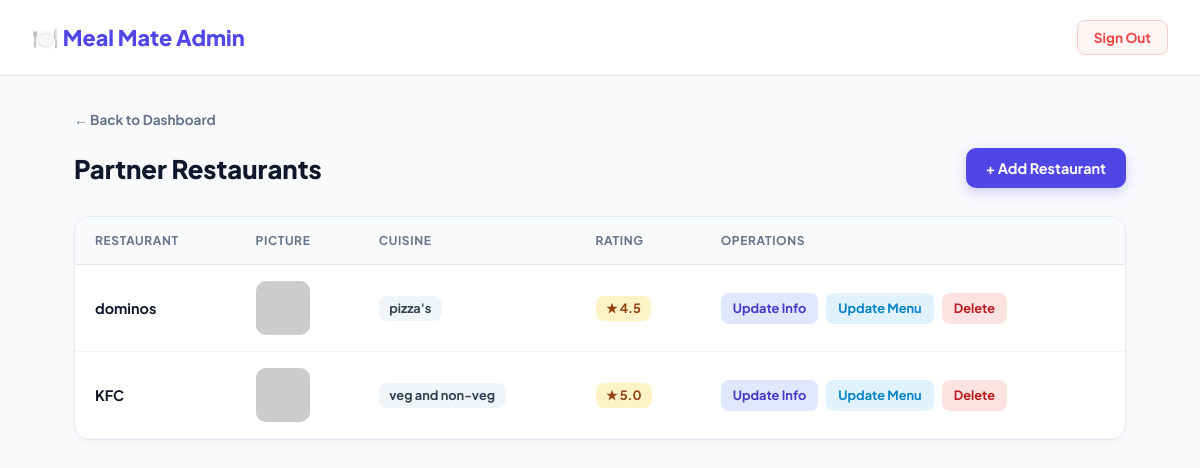
The app's page /open_show_restaurant with its own data.
### delivery/models.py (models this page shows, shortened)
class Restaurant(models.Model):
    name = models.CharField(max_length=100, unique=True)
    picture = models.URLField(
        max_length=500,
        default='https://cdn-icons-png.flaticon.com/256/6643/6643359.png',
    )
    cuisine = models.CharField(max_length=200)
    rating = models.FloatField()

### delivery/views.py (the view)
# urls.py: path('open_show_restaurant', views.open_show_restaurant, name='open_show_restaurant'),
def open_show_restaurant(request):
    restaurantList = Restaurant.objects.all()
    return render(
        request,
        'delivery/show_restaurants.html',
        {'restaurantList': restaurantList},
    )

### delivery/templates/delivery/show_restaurants.html (shortened to what this page needs)
<!DOCTYPE html>
<html lang="en">
<head>
</head>
<body>
    <header class="navbar">
        <a href="{% url 'admin_home' %}" class="logo">🍽️ Meal Mate Admin</a>
        <div class="nav-links">
            <a href="{% url 'index' %}" class="btn-signout">Sign Out</a>
        </div>
    </header>
    <main class="container">
        <a href="{% url 'admin_home' %}" class="back-link">← Back to Dashboard</a>
        <div class="top-bar">
            <h2>Partner Restaurants</h2>
            <a href="{% url 'open_add_restaurant' %}" class="btn-add">+ Add Restaurant</a>
        </div>
        <div class="table-card">
            <table>
                <thead>
                    <tr>
                        <th>Restaurant</th>
                        <th>Picture</th>
                        <th>Cuisine</th>
                        <th>Rating</th>
                        <th>Operations</th>
                    </tr>
                </thead>
                <tbody>
                    {% for r in restaurantList %}
                    <tr>
                        <td><strong>{{ r.name }}</strong></td>
                        <td>
                            <img src="{{ r.picture }}" alt="{{ r.name }}" class="img-thumb" onerror="this.src='https://placehold.co/100x100?text=Food'">
                        </td>
                        <td><span class="badge badge-cuisine">{{ r.cuisine }}</span></td>
                        <td><span class="badge badge-rating">★ {{ r.rating }}</span></td>
                        <td>
                            <div class="action-links">
                                <a href="{% url 'open_update_restaurant' r.id %}" class="link-edit">Update Info</a>
                                <a href="{% url 'open_update_menu' r.id %}" class="link-menu">Update Menu</a>
                                <a href="{% url 'delete_restaurant' r.id %}" class="link-delete" onclick="return confirm('Are you sure you want to delete this restaurant?')">Delete</a>
                            </div>
                        </td>
                    </tr>
                    {% empty %}
                    <tr>
                        <td colspan="5" style="text-align: center; color: #94a3b8; padding: 3rem;">No restaurants found. Add your first partner above!</td>
                    </tr>
                    {% endfor %}
                </tbody>
            </table>
        </div>
    </main>
</body>
</html>

### delivery/templates/delivery/show_restaurants.html (style rules this page uses)
* { box-sizing: border-box; margin: 0; padding: 0; font-family: 'Plus Jakarta Sans', sans-serif; }
body { background: #f8fafc; color: #0f172a; min-height: 100vh; }
.navbar { background: #ffffff; border-bottom: 1px solid #e2e8f0; padding: 1.25rem 2rem; display: flex; align-items: center; justify-content: space-between; }
.logo { font-size: 1.35rem; font-weight: 800; color: #4f46e5; text-decoration: none; }
.nav-links { display: flex; align-items: center; gap: 1rem; }
.btn-signout { padding: 0.5rem 1rem; border-radius: 8px; font-size: 0.85rem; font-weight: 700; color: #ef4444; border: 1px solid #fecaca; background: #fff5f5; text-decoration: none; transition: 0.2s; }
.container { max-width: 1100px; margin: 2rem auto; padding: 0 1.5rem; }
.back-link { display: inline-flex; align-items: center; gap: 0.35rem; font-size: 0.85rem; font-weight: 700; color: #64748b; text-decoration: none; margin-bottom: 1.25rem; }
.top-bar { display: flex; align-items: center; justify-content: space-between; margin-bottom: 1.75rem; }
h2 { font-size: 1.6rem; font-weight: 800; color: #0f172a; }
.btn-add { background: #4f46e5; color: #fff; text-decoration: none; padding: 0.7rem 1.25rem; border-radius: 10px; font-size: 0.9rem; font-weight: 700; box-shadow: 0 4px 12px rgba(79,70,229,0.25); transition: 0.2s; }
.table-card { background: #ffffff; border: 1px solid #e2e8f0; border-radius: 16px; overflow: hidden; box-shadow: 0 4px 6px -1px rgba(0,0,0,0.03); }
table { width: 100%; border-collapse: collapse; text-align: left; font-size: 0.9rem; }
th { background: #f8fafc; color: #64748b; font-weight: 700; text-transform: uppercase; font-size: 0.75rem; letter-spacing: 0.05em; padding: 1rem 1.25rem; border-bottom: 1px solid #e2e8f0; }
td { padding: 1rem 1.25rem; border-bottom: 1px solid #f1f5f9; vertical-align: middle; }
.img-thumb { width: 54px; height: 54px; object-fit: cover; border-radius: 10px; background: #e2e8f0; display: block; }
.badge { display: inline-block; padding: 0.3rem 0.65rem; border-radius: 8px; font-size: 0.8rem; font-weight: 700; }
.badge-cuisine { background: #f1f5f9; color: #334155; }
.badge-rating { background: #fef3c7; color: #92400e; }
.action-links { display: flex; gap: 0.5rem; align-items: center; }
.action-links a { text-decoration: none; font-size: 0.8rem; font-weight: 700; padding: 0.45rem 0.75rem; border-radius: 8px; transition: all 0.2s; }
.link-edit { color: #4338ca; background: #e0e7ff; }
.link-menu { color: #0284c7; background: #e0f2fe; }
.link-delete { color: #b91c1c; background: #fee2e2; }

### records on screen
Restaurant: name "dominos", cuisine "pizza's", rating "4.5"
Restaurant: name "KFC", cuisine "veg and non-veg", rating "5.0"
